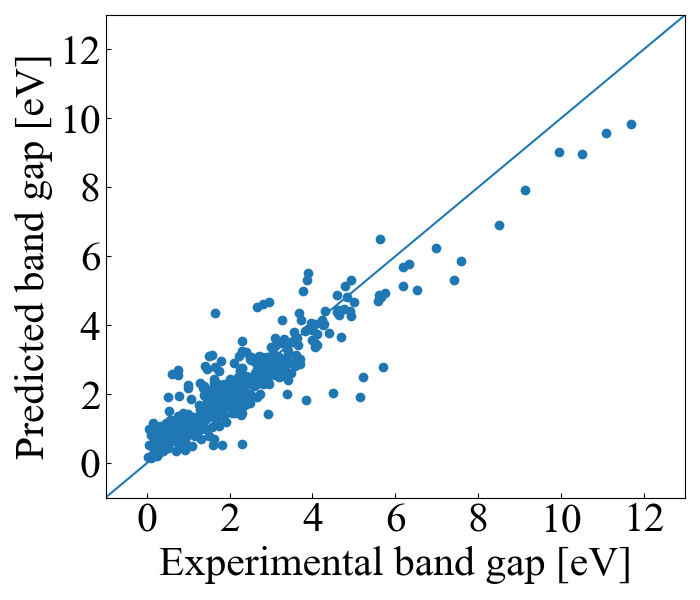

The Python source for this figure:
import numpy as np
from sklearn.svm import SVR
from sklearn.preprocessing import StandardScaler, Normalizer
import matplotlib.pyplot as plt
import pandas as pd
from sklearn.ensemble import GradientBoostingRegressor



df_train = pd.read_csv("df_exp_train.csv")
df_test = pd.read_csv("df_exp_test.csv")

x_train = df_train.iloc[:, 1:-1]
y_train = df_train.iloc[:,-1]
x_test = df_test.iloc[:, 1:-1]
y_test = df_test.iloc[:,-1]
y_pred = pd.read_csv("roost_test.csv")


x_line = [-3, 20]
y_line = [-3,20]
print(type(y_test))
print(type(y_pred))
print(abs(y_pred-pd.DataFrame(y_test)))
plt.figure(figsize=(7, 6))
plt.rcParams['xtick.direction'] = 'in'
plt.rcParams['ytick.direction'] = 'in'
plt.rcParams['font.family'] = 'Times New Roman'
plt.scatter(y_test, y_pred)
plt.xticks(fontsize=30)
plt.yticks(fontsize=30)
plt.xlabel("Experimental band gap [eV]",fontsize=30)
plt.ylabel("Predicted band gap [eV]",fontsize=30)
plt.plot(x_line, y_line)
plt.xlim(-1, 13)
plt.ylim(-1, 13)
plt.tight_layout()
plt.savefig("test_mpnn" + ".png")